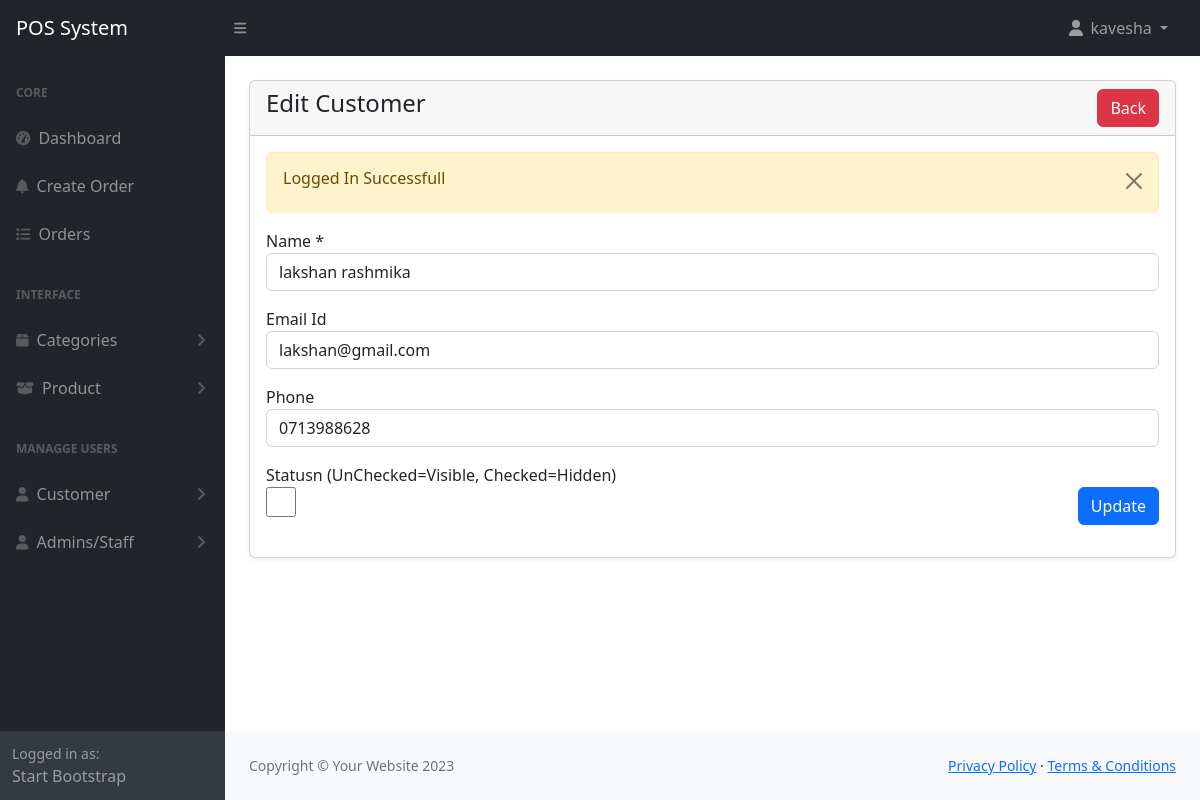
Screenshot of /admin/customers-edit.php?id=1 (signed in) with the database file from the repository.
### tables this page shows
CREATE TABLE `customers` (
  `id` int(11) NOT NULL,
  `name` varchar(225) NOT NULL,
  `email` varchar(255) DEFAULT NULL,
  `phone` varchar(255) DEFAULT NULL,
  `status` tinyint(1) NOT NULL DEFAULT 0 COMMENT '0=visible,1=hidden',
  `created_at` date NOT NULL DEFAULT current_timestamp()
);

### admin/customers-edit.php (the view, shortened to what this page needs)
<?php include('includes/header.php'); ?>
<div class="container-fluid px-4">
    <div class="card mt-4 shadow-sm">
        <div class="card-header">
            <h4 class="mb-0">Edit Customer
                <a href="customers.php" class="btn btn-danger float-end">Back</a>
            </h4>
        </div>
        <div class="card-body">
        <form action="code.php" method= "POST">
            <?php
                $paramValue = checkParamId('id');
                $customer = getById('customers', $paramValue);
                if($customer['status'] == 200){
                    ?>
                    <div class="row">
                        <div class="col-md-12 mb-3">
                            <label for="">Name *</label>
                            <input type="text" name="name" required value="<?= $customer['data']['name']; ?>" class="form-control">
                        </div>
                        <div class="col-md-12 mb-3">
                            <label for="">Email Id</label>
                            <input type="email" name="email" value="<?= $customer['data']['email']; ?>" class="form-control">
                        </div>
                        <div class="col-md-12 mb-3">
                            <label for="">Phone</label>
                            <input type="number" name="phone" value="<?= $customer['data']['phone']; ?>" class="form-control">
                        </div>
                        <div class="col-md-6">
                            <label>Statusn (UnChecked=Visible, Checked=Hidden)</label>
                            <br/>
                            <input type="checkbox" name="status" <?= $customer['data']['status'] == true ? 'checked':''; ?> style="width:30px; height:30px;">
                        </div>
                        <div class="col-md-6 mb-3 text-end">
                            <br/>
                            <button type="submit" name="updateCustomer" class="btn btn-primary">Update</button>
                        </div>
                    </div>
                    <?php
                }else{
                    echo '<h5>'.$customer['message'].'</h5>';
                    return false;
                }
            ?>
        </form>
        </div>
    </div>
</div>
<?php include('includes/footer.php'); ?>

### rows the page displays
customers: name "lakshan rashmika", email "lakshan@gmail.com", phone "0713988628"

### other values shown
$_SESSION['loggedInUser']['name'] "kavesha"
$_SESSION['status'] "Logged In Successfull"
